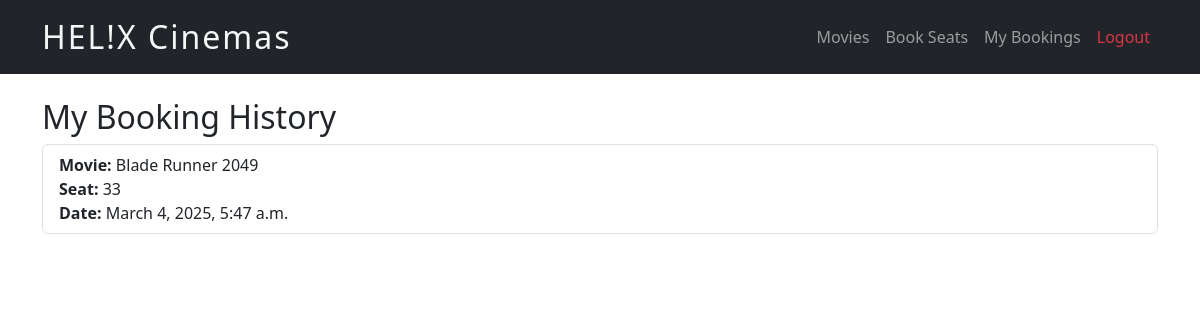
Screenshot of /bookings/history/ (signed in) with the database file from the repository.
### bookings/models.py (models this page shows, shortened)
class Booking(models.Model):
    user = models.ForeignKey(User, on_delete=models.CASCADE)
    movie = models.ForeignKey(Movie, on_delete=models.CASCADE)
    seat = models.OneToOneField(Seat, on_delete=models.CASCADE)
    booking_date = models.DateTimeField(auto_now_add=True)

class Movie(models.Model):
    title = models.CharField(max_length=255)
    description = models.TextField()
    duration = models.IntegerField()  # in minutes
    release_date = models.DateField()
    poster = models.ImageField(upload_to='movie_posters/', blank=True, null=True)

class Seat(models.Model):
    seat_number = models.CharField(max_length=10, unique=True)
    is_booked = models.BooleanField(default=False)

### bookings/views.py (the view)
# urls.py: path('history/', views.booking_history, name='booking_history'),
@login_required
def booking_history(request):
    bookings = Booking.objects.filter(user=request.user)
    return render(request, 'bookings/booking_history.html', {'bookings': bookings})

### bookings/templates/bookings/booking_history.html (shortened to what this page needs)
{% extends 'bookings/base.html' %}
{% block content %}
    <h2>My Booking History</h2>
    <ul class="list-group">
        {% for booking in bookings %}
            <li class="list-group-item">
                <strong>Movie:</strong> {{ booking.movie.title }} <br>
                <strong>Seat:</strong> {{ booking.seat.seat_number }} <br>
                <strong>Date:</strong> {{ booking.booking_date }}
            </li>
        {% endfor %}
    </ul>
{% endblock %}

### rows the page displays
Booking: movie "Blade Runner 2049", seat.seat_number "33", booking_date "March 4, 2025, 5:47 a.m."
